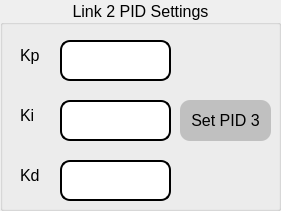
     <widget class="QGroupBox" name="groupBox_FK_5">
      <property name="enabled">
       <bool>true</bool>
      </property>
      <property name="geometry">
       <rect>
        <x>290</x>
        <y>430</y>
        <width>281</width>
        <height>211</height>
       </rect>
      </property>
      <property name="maximumSize">
       <size>
        <width>16777210</width>
        <height>16777210</height>
       </size>
      </property>
      <property name="font">
       <font>
        <pointsize>12</pointsize>
        <weight>50</weight>
        <bold>false</bold>
       </font>
      </property>
      <property name="layoutDirection">
       <enum>Qt::LeftToRight</enum>
      </property>
      <property name="title">
       <string>Link 2 PID Settings</string>
      </property>
      <property name="alignment">
       <set>Qt::AlignCenter</set>
      </property>
      <property name="flat">
       <bool>false</bool>
      </property>
      <property name="checkable">
       <bool>false</bool>
      </property>
      <widget class="QLineEdit" name="lineEdit_link2_Kp">
       <property name="geometry">
        <rect>
         <x>60</x>
         <y>40</y>
         <width>111</width>
         <height>41</height>
        </rect>
       </property>
       <property name="font">
        <font>
         <pointsize>12</pointsize>
        </font>
       </property>
       <property name="styleSheet">
        <string notr="true">QLineEdit{
border: 2px solid rgb(0, 0, 0);
border-radius: 10px;
}</string>
       </property>
       <property name="text">
        <string/>
       </property>
       <property name="placeholderText">
        <string/>
       </property>
      </widget>
      <widget class="QLineEdit" name="lineEdit_link2_Ki">
       <property name="geometry">
        <rect>
         <x>60</x>
         <y>100</y>
         <width>111</width>
         <height>41</height>
        </rect>
       </property>
       <property name="font">
        <font>
         <pointsize>12</pointsize>
        </font>
       </property>
       <property name="styleSheet">
        <string notr="true">QLineEdit{
border: 2px solid rgb(0, 0, 0);
border-radius: 10px;
}</string>
       </property>
       <property name="text">
        <string/>
       </property>
      </widget>
      <widget class="QLineEdit" name="lineEdit_link2_Kd">
       <property name="geometry">
        <rect>
         <x>60</x>
         <y>160</y>
         <width>111</width>
         <height>41</height>
        </rect>
       </property>
       <property name="font">
        <font>
         <pointsize>12</pointsize>
        </font>
       </property>
       <property name="styleSheet">
        <string notr="true">QLineEdit{
border: 2px solid rgb(0, 0, 0);
border-radius: 10px;
}</string>
       </property>
       <property name="text">
        <string/>
       </property>
      </widget>
      <widget class="QPushButton" name="pushButton_link2_setPID">
       <property name="geometry">
        <rect>
         <x>180</x>
         <y>100</y>
         <width>91</width>
         <height>41</height>
        </rect>
       </property>
       <property name="font">
        <font>
         <pointsize>12</pointsize>
        </font>
       </property>
       <property name="styleSheet">
        <string notr="true">
QPushButton{
border-radius: 10px;
background-color: #c0c0c0;
}

QPushButton:pressed {
    padding-top: 5px;
    padding-left: 5px;
}
</string>
       </property>
       <property name="text">
        <string>Set PID 3</string>
       </property>
       <property name="autoDefault">
        <bool>false</bool>
       </property>
      </widget>
      <widget class="QLabel" name="label_46">
       <property name="geometry">
        <rect>
         <x>20</x>
         <y>40</y>
         <width>31</width>
         <height>31</height>
        </rect>
       </property>
       <property name="font">
        <font>
         <pointsize>12</pointsize>
        </font>
       </property>
       <property name="text">
        <string>&lt;html&gt;&lt;head/&gt;&lt;body&gt;&lt;p&gt;Kp&lt;/p&gt;&lt;/body&gt;&lt;/html&gt;</string>
       </property>
      </widget>
      <widget class="QLabel" name="label_47">
       <property name="geometry">
        <rect>
         <x>20</x>
         <y>100</y>
         <width>31</width>
         <height>31</height>
        </rect>
       </property>
       <property name="font">
        <font>
         <pointsize>12</pointsize>
        </font>
       </property>
       <property name="text">
        <string>&lt;html&gt;&lt;head/&gt;&lt;body&gt;&lt;p&gt;Ki&lt;/p&gt;&lt;/body&gt;&lt;/html&gt;</string>
       </property>
      </widget>
      <widget class="QLabel" name="label_48">
       <property name="geometry">
        <rect>
         <x>20</x>
         <y>160</y>
         <width>31</width>
         <height>31</height>
        </rect>
       </property>
       <property name="font">
        <font>
         <pointsize>12</pointsize>
        </font>
       </property>
       <property name="text">
        <string>&lt;html&gt;&lt;head/&gt;&lt;body&gt;&lt;p&gt;Kd&lt;/p&gt;&lt;/body&gt;&lt;/html&gt;</string>
       </property>
      </widget>
     </widget>
